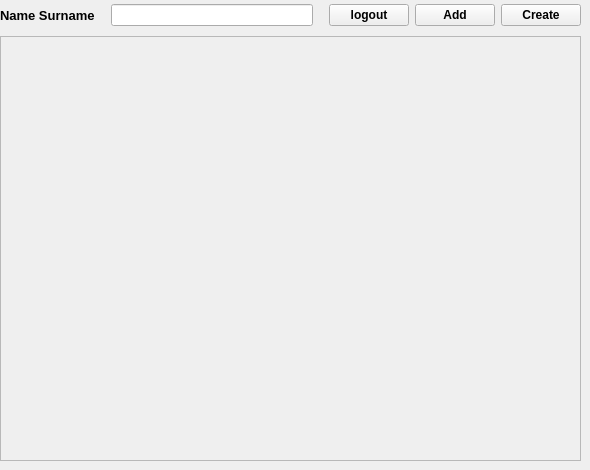
      <widget class="QWidget" name="pageHome">
       <property name="sizePolicy">
        <sizepolicy hsizetype="Expanding" vsizetype="Expanding">
         <horstretch>1</horstretch>
         <verstretch>1</verstretch>
        </sizepolicy>
       </property>
       <widget class="QWidget" name="verticalLayoutWidget">
        <property name="geometry">
         <rect>
          <x>0</x>
          <y>0</y>
          <width>581</width>
          <height>461</height>
         </rect>
        </property>
        <layout class="QVBoxLayout" name="VLHome" stretch="0,0">
         <property name="sizeConstraint">
          <enum>QLayout::SizeConstraint::SetMinimumSize</enum>
         </property>
         <item>
          <layout class="QHBoxLayout" name="horizontalLayout">
           <property name="sizeConstraint">
            <enum>QLayout::SizeConstraint::SetMinimumSize</enum>
           </property>
           <item>
            <widget class="QLabel" name="homeUserName">
             <property name="font">
              <font>
               <pointsize>10</pointsize>
               <bold>true</bold>
              </font>
             </property>
             <property name="text">
              <string>Name Surname</string>
             </property>
            </widget>
           </item>
           <item>
            <spacer name="horizontalSpacer_14">
             <property name="orientation">
              <enum>Qt::Orientation::Horizontal</enum>
             </property>
             <property name="sizeType">
              <enum>QSizePolicy::Policy::Fixed</enum>
             </property>
             <property name="sizeHint" stdset="0">
              <size>
               <width>10</width>
               <height>20</height>
              </size>
             </property>
            </spacer>
           </item>
           <item>
            <widget class="QLineEdit" name="homeSearchBar"/>
           </item>
           <item>
            <spacer name="horizontalSpacer_13">
             <property name="orientation">
              <enum>Qt::Orientation::Horizontal</enum>
             </property>
             <property name="sizeType">
              <enum>QSizePolicy::Policy::Fixed</enum>
             </property>
             <property name="sizeHint" stdset="0">
              <size>
               <width>10</width>
               <height>30</height>
              </size>
             </property>
            </spacer>
           </item>
           <item>
            <widget class="QPushButton" name="homeLogoutBtn">
             <property name="font">
              <font>
               <bold>true</bold>
              </font>
             </property>
             <property name="text">
              <string>logout</string>
             </property>
            </widget>
           </item>
           <item>
            <widget class="QPushButton" name="homeAddRoomBtn">
             <property name="font">
              <font>
               <bold>true</bold>
              </font>
             </property>
             <property name="text">
              <string>Add</string>
             </property>
            </widget>
           </item>
           <item>
            <widget class="QPushButton" name="homeCreateRoomBtn">
             <property name="font">
              <font>
               <bold>true</bold>
              </font>
             </property>
             <property name="text">
              <string>Create</string>
             </property>
            </widget>
           </item>
          </layout>
         </item>
         <item>
          <widget class="QScrollArea" name="scrollArea">
           <property name="sizePolicy">
            <sizepolicy hsizetype="Minimum" vsizetype="Expanding">
             <horstretch>0</horstretch>
             <verstretch>0</verstretch>
            </sizepolicy>
           </property>
           <property name="sizeIncrement">
            <size>
             <width>1</width>
             <height>1</height>
            </size>
           </property>
           <property name="widgetResizable">
            <bool>true</bool>
           </property>
           <widget class="QWidget" name="scrollAreaWidget">
            <property name="geometry">
             <rect>
              <x>0</x>
              <y>0</y>
              <width>98</width>
              <height>28</height>
             </rect>
            </property>
           </widget>
          </widget>
         </item>
        </layout>
       </widget>
      </widget>
